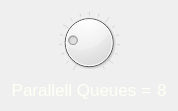
  <widget class="QWidget" name="verticalLayoutWidget_2">
   <property name="geometry">
    <rect>
     <x>460</x>
     <y>650</y>
     <width>141</width>
     <height>111</height>
    </rect>
   </property>
   <layout class="QVBoxLayout" name="verticalLayout_1">
    <item>
     <widget class="QDial" name="dialnConcurrentTasks">
      <property name="palette">
       <palette>
        <active>
         <colorrole role="WindowText">
          <brush brushstyle="SolidPattern">
           <color alpha="255">
            <red>0</red>
            <green>0</green>
            <blue>0</blue>
           </color>
          </brush>
         </colorrole>
         <colorrole role="Dark">
          <brush brushstyle="SolidPattern">
           <color alpha="255">
            <red>255</red>
            <green>255</green>
            <blue>255</blue>
           </color>
          </brush>
         </colorrole>
         <colorrole role="Text">
          <brush brushstyle="SolidPattern">
           <color alpha="255">
            <red>0</red>
            <green>0</green>
            <blue>0</blue>
           </color>
          </brush>
         </colorrole>
         <colorrole role="ButtonText">
          <brush brushstyle="SolidPattern">
           <color alpha="255">
            <red>0</red>
            <green>0</green>
            <blue>0</blue>
           </color>
          </brush>
         </colorrole>
        </active>
        <inactive>
         <colorrole role="WindowText">
          <brush brushstyle="SolidPattern">
           <color alpha="255">
            <red>69</red>
            <green>69</green>
            <blue>69</blue>
           </color>
          </brush>
         </colorrole>
         <colorrole role="Dark">
          <brush brushstyle="SolidPattern">
           <color alpha="255">
            <red>255</red>
            <green>255</green>
            <blue>255</blue>
           </color>
          </brush>
         </colorrole>
         <colorrole role="Text">
          <brush brushstyle="SolidPattern">
           <color alpha="255">
            <red>69</red>
            <green>69</green>
            <blue>69</blue>
           </color>
          </brush>
         </colorrole>
         <colorrole role="ButtonText">
          <brush brushstyle="SolidPattern">
           <color alpha="255">
            <red>0</red>
            <green>0</green>
            <blue>0</blue>
           </color>
          </brush>
         </colorrole>
        </inactive>
        <disabled>
         <colorrole role="WindowText">
          <brush brushstyle="SolidPattern">
           <color alpha="255">
            <red>255</red>
            <green>255</green>
            <blue>255</blue>
           </color>
          </brush>
         </colorrole>
         <colorrole role="Dark">
          <brush brushstyle="SolidPattern">
           <color alpha="255">
            <red>255</red>
            <green>255</green>
            <blue>255</blue>
           </color>
          </brush>
         </colorrole>
         <colorrole role="Text">
          <brush brushstyle="SolidPattern">
           <color alpha="255">
            <red>255</red>
            <green>255</green>
            <blue>255</blue>
           </color>
          </brush>
         </colorrole>
         <colorrole role="ButtonText">
          <brush brushstyle="SolidPattern">
           <color alpha="255">
            <red>255</red>
            <green>255</green>
            <blue>255</blue>
           </color>
          </brush>
         </colorrole>
        </disabled>
       </palette>
      </property>
      <property name="minimum">
       <number>1</number>
      </property>
      <property name="maximum">
       <number>32</number>
      </property>
      <property name="sliderPosition">
       <number>8</number>
      </property>
      <property name="invertedAppearance">
       <bool>false</bool>
      </property>
      <property name="invertedControls">
       <bool>false</bool>
      </property>
      <property name="wrapping">
       <bool>false</bool>
      </property>
      <property name="notchesVisible">
       <bool>true</bool>
      </property>
     </widget>
    </item>
    <item>
     <layout class="QHBoxLayout" name="horizontalLayout_1">
      <item>
       <widget class="QLabel" name="label_2">
        <property name="palette">
         <palette>
          <active>
           <colorrole role="WindowText">
            <brush brushstyle="SolidPattern">
             <color alpha="255">
              <red>255</red>
              <green>255</green>
              <blue>246</blue>
             </color>
            </brush>
           </colorrole>
          </active>
          <inactive>
           <colorrole role="WindowText">
            <brush brushstyle="SolidPattern">
             <color alpha="255">
              <red>255</red>
              <green>255</green>
              <blue>246</blue>
             </color>
            </brush>
           </colorrole>
          </inactive>
          <disabled>
           <colorrole role="WindowText">
            <brush brushstyle="SolidPattern">
             <color alpha="255">
              <red>255</red>
              <green>255</green>
              <blue>255</blue>
             </color>
            </brush>
           </colorrole>
          </disabled>
         </palette>
        </property>
        <property name="font">
         <font>
          <pointsize>13</pointsize>
         </font>
        </property>
        <property name="layoutDirection">
         <enum>Qt::LeftToRight</enum>
        </property>
        <property name="text">
         <string>Parallell Queues =</string>
        </property>
        <property name="alignment">
         <set>Qt::AlignRight|Qt::AlignTrailing|Qt::AlignVCenter</set>
        </property>
       </widget>
      </item>
      <item>
       <widget class="QLabel" name="mConcurrentTasks">
        <property name="palette">
         <palette>
          <active>
           <colorrole role="WindowText">
            <brush brushstyle="SolidPattern">
             <color alpha="255">
              <red>255</red>
              <green>255</green>
              <blue>246</blue>
             </color>
            </brush>
           </colorrole>
          </active>
          <inactive>
           <colorrole role="WindowText">
            <brush brushstyle="SolidPattern">
             <color alpha="255">
              <red>255</red>
              <green>255</green>
              <blue>246</blue>
             </color>
            </brush>
           </colorrole>
          </inactive>
          <disabled>
           <colorrole role="WindowText">
            <brush brushstyle="SolidPattern">
             <color alpha="255">
              <red>255</red>
              <green>255</green>
              <blue>255</blue>
             </color>
            </brush>
           </colorrole>
          </disabled>
         </palette>
        </property>
        <property name="font">
         <font>
          <pointsize>13</pointsize>
         </font>
        </property>
        <property name="layoutDirection">
         <enum>Qt::LeftToRight</enum>
        </property>
        <property name="text">
         <string>8</string>
        </property>
        <property name="alignment">
         <set>Qt::AlignLeading|Qt::AlignLeft|Qt::AlignVCenter</set>
        </property>
       </widget>
      </item>
     </layout>
    </item>
   </layout>
  </widget>
